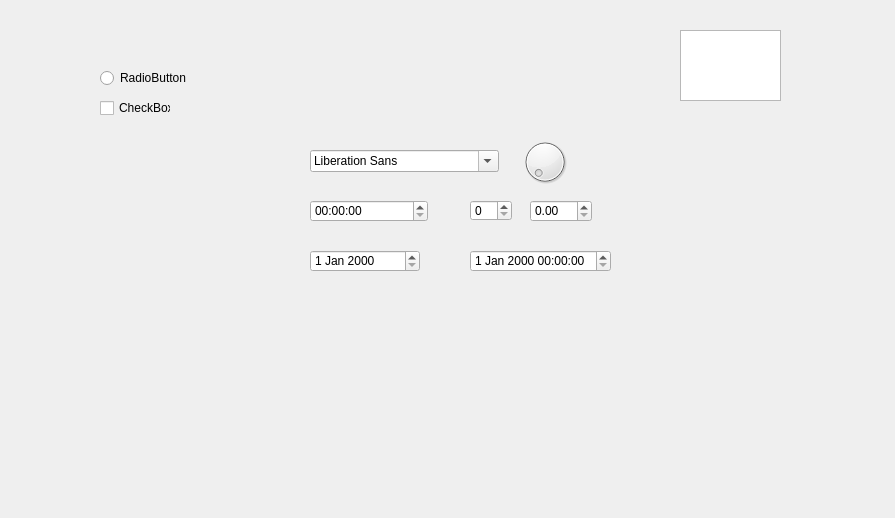
<?xml version="1.0" encoding="UTF-8"?>
<ui version="4.0">
 <class>Form</class>
 <widget class="QWidget" name="Form">
  <property name="geometry">
   <rect>
    <x>0</x>
    <y>0</y>
    <width>895</width>
    <height>518</height>
   </rect>
  </property>
  <property name="windowTitle">
   <string>Form</string>
  </property>
  <widget class="QRadioButton" name="radioButton">
   <property name="geometry">
    <rect>
     <x>100</x>
     <y>70</y>
     <width>89</width>
     <height>16</height>
    </rect>
   </property>
   <property name="text">
    <string>RadioButton</string>
   </property>
  </widget>
  <widget class="QCheckBox" name="checkBox">
   <property name="geometry">
    <rect>
     <x>100</x>
     <y>100</y>
     <width>71</width>
     <height>16</height>
    </rect>
   </property>
   <property name="text">
    <string>CheckBox</string>
   </property>
  </widget>
  <widget class="QTimeEdit" name="timeEdit">
   <property name="geometry">
    <rect>
     <x>310</x>
     <y>200</y>
     <width>118</width>
     <height>22</height>
    </rect>
   </property>
  </widget>
  <widget class="QFontComboBox" name="fontComboBox">
   <property name="geometry">
    <rect>
     <x>310</x>
     <y>150</y>
     <width>189</width>
     <height>22</height>
    </rect>
   </property>
  </widget>
  <widget class="QPlainTextEdit" name="plainTextEdit">
   <property name="geometry">
    <rect>
     <x>680</x>
     <y>30</y>
     <width>101</width>
     <height>71</height>
    </rect>
   </property>
  </widget>
  <widget class="QSpinBox" name="spinBox">
   <property name="geometry">
    <rect>
     <x>470</x>
     <y>200</y>
     <width>42</width>
     <height>21</height>
    </rect>
   </property>
  </widget>
  <widget class="QDoubleSpinBox" name="doubleSpinBox">
   <property name="geometry">
    <rect>
     <x>530</x>
     <y>200</y>
     <width>62</width>
     <height>22</height>
    </rect>
   </property>
  </widget>
  <widget class="QDateEdit" name="dateEdit">
   <property name="geometry">
    <rect>
     <x>310</x>
     <y>250</y>
     <width>110</width>
     <height>22</height>
    </rect>
   </property>
  </widget>
  <widget class="QDateTimeEdit" name="dateTimeEdit">
   <property name="geometry">
    <rect>
     <x>470</x>
     <y>250</y>
     <width>141</width>
     <height>22</height>
    </rect>
   </property>
  </widget>
  <widget class="QDial" name="dial">
   <property name="geometry">
    <rect>
     <x>520</x>
     <y>130</y>
     <width>50</width>
     <height>64</height>
    </rect>
   </property>
  </widget>
 </widget>
 <resources/>
 <connections/>
</ui>
